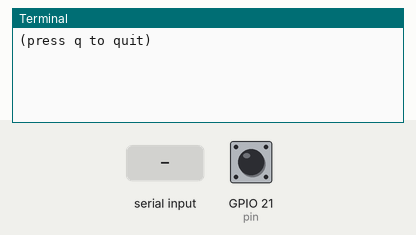
A program run on a simulated Raspberry Pi (BCM pin numbers). Shown: the last lines printed to the terminal. Inputs (shaded band) come from the test bench; at power-on: GPIO 21 (pin) HIGH. At 4.4 s the program stops and its outputs stay as they are.

Above: at 1.2 s.
1.3 s: GPIO 21 (pin) pulled LOW for 0.15 s
At 2.5 s:
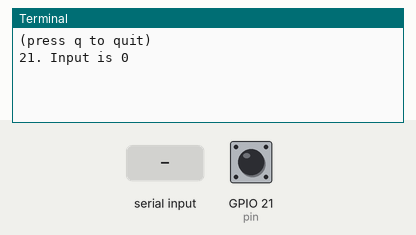
2.9 s: "1" typed at the terminal, then Enter
At 3.9 s:
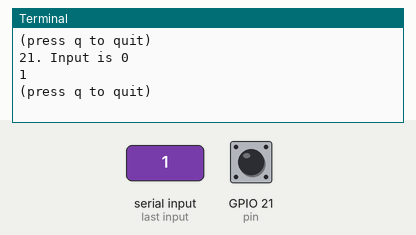
4.4 s: "q" typed at the terminal, then Enter
At 5.1 s:
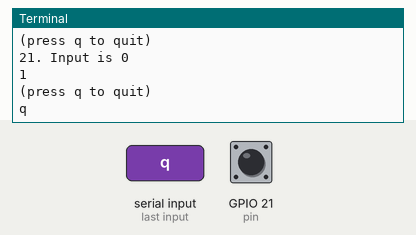

The program:

input-interrupt.py
```python
#! /usr/bin/python

# detects a change on an input pin using interrupts
# exits after pressing "q"

import RPi.GPIO as GPIO

def print_message(pin):
    print str(pin) + '. Input is ' + str(GPIO.input(pin))

# pin to switch is attached (be sure to include a resistor in series)
pin = 21

# set which pin numbering system to use
#   BOARD = pin layout on board
#   BCM = pins layout on Broadcom chip
GPIO.setmode(GPIO.BCM)

# setup pin as input with (optional) pull-up resistor 'up'
GPIO.setup(pin, GPIO.IN, pull_up_down=GPIO.PUD_UP)

# add event detection
GPIO.add_event_detect(pin, GPIO.BOTH, callback=print_message, bouncetime=200)

while 1:
    x = raw_input('(press q to quit)\n')
    if x.lower() == 'q':
        break

# reset the pin to default state (this is important!)
GPIO.cleanup()
```

Measured:
- after the input at 1.3 s, the terminal: prints a new line at once (image 1)
- after the input at 2.9 s, the terminal: prints a new line at once (image 2)
- after the input at 4.4 s, the terminal: prints a new line at once (image 3)
